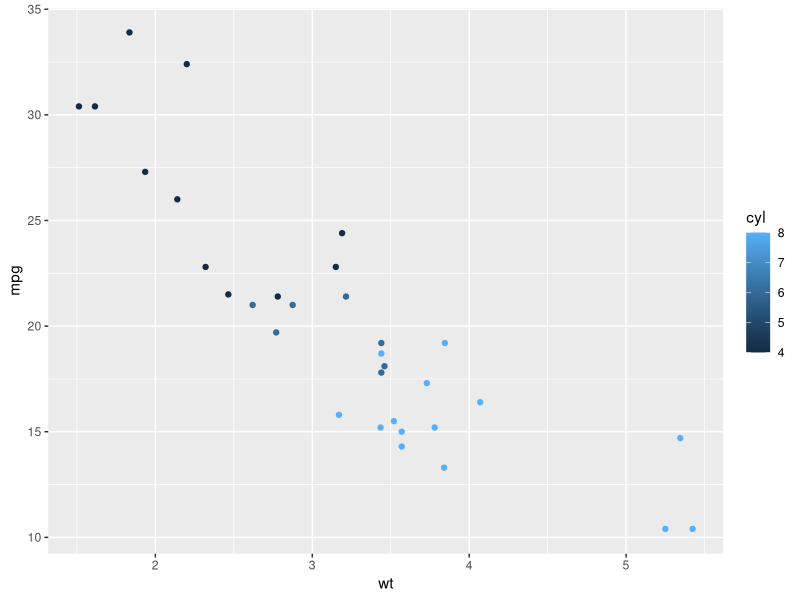
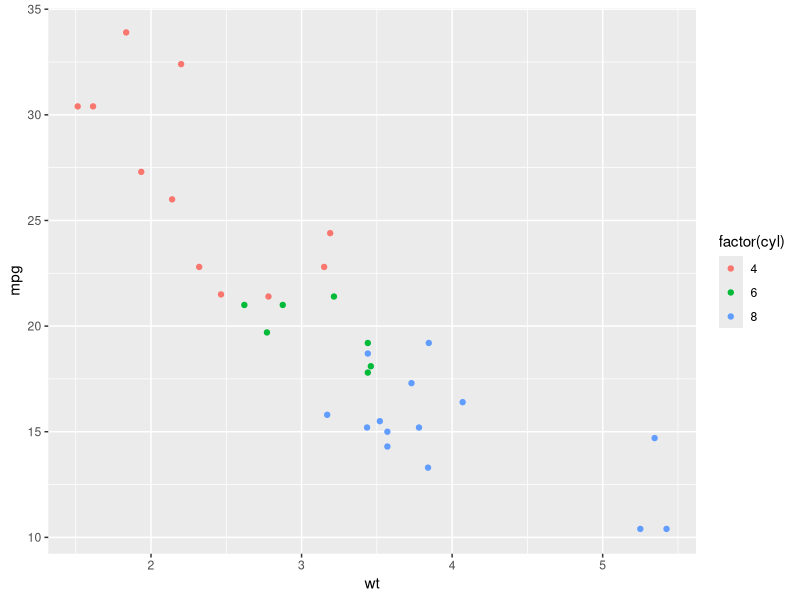
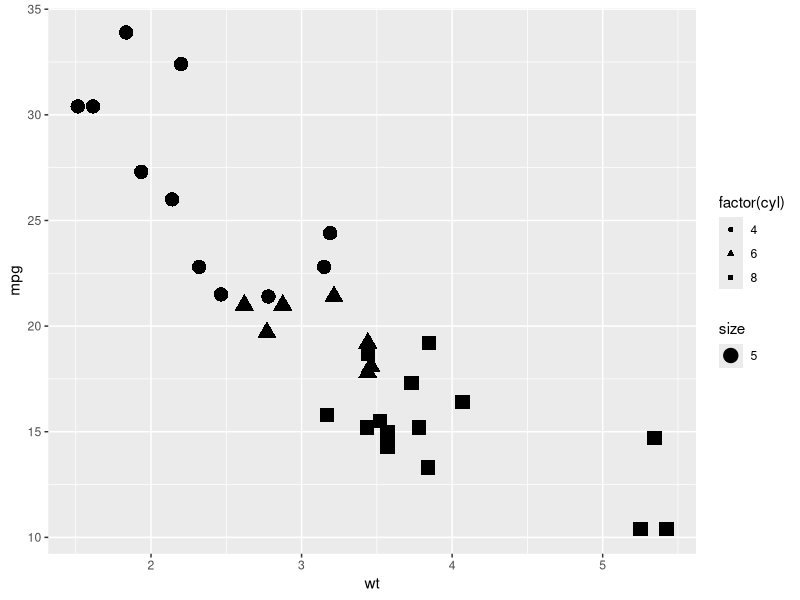
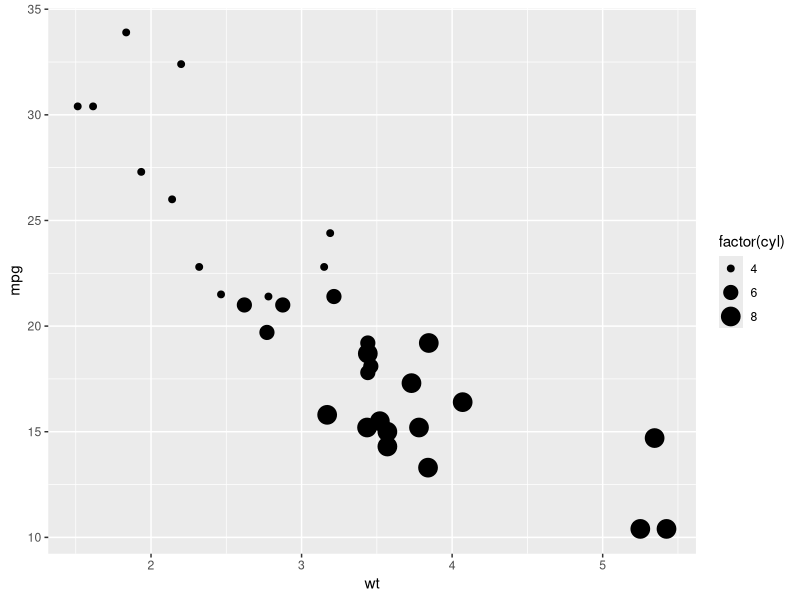
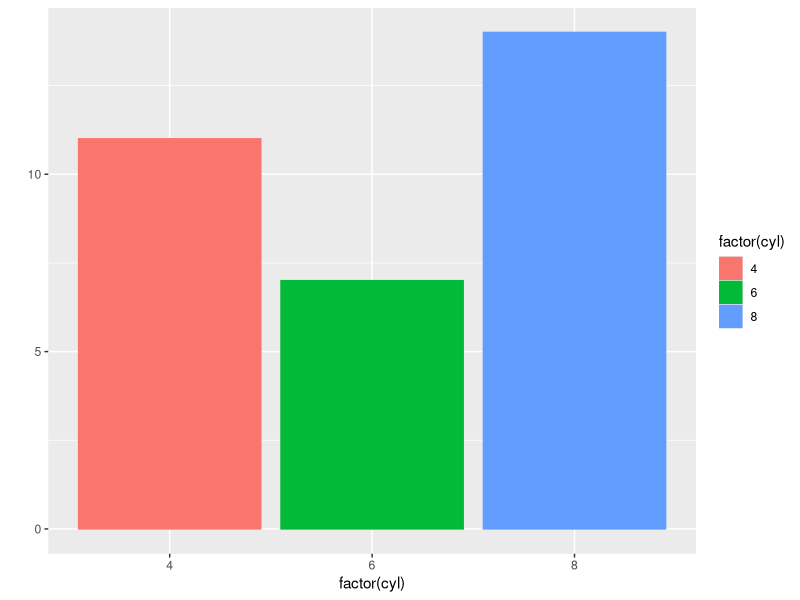

Generate these figures, in order, with R: (Note: this script raises an error after producing the figures.)

library(ggplot2)
head(mtcars)

qplot(wt, mpg, data=mtcars, color=cyl)

qplot(wt, mpg, data=mtcars, color=factor(cyl))

qplot(wt, mpg, data=mtcars, shape=factor(cyl), size=5)

qplot(wt, mpg, data=mtcars, size=factor(cyl), geom="point")

qplot(factor(cyl), data=mtcars, geom="bar", fill=factor(cyl), color=factor(cyl))

qplot(factor(cyl), data=mtcars, geom="bar", stat="identity")

qplot(factor(cyl), data=mtcars, geom="bar") + coord_flip()

#######################################################################
# If we want to change the presentation of heirarchical bar graphs
# We need to move to the full ggplot.  We'll take this one step at a
# time.  You will need the most recent version of ggplot, 2.0 or higher
# You can check the version in the Packages list in the lower-right 
# panel of RStudio.  If your version is < 2.0, download the newer version
# by re-installing the package.
#
# The first parameter to ggplot is the dataset you are graphing.  
# The second parameter is an "aesthetic" which defines what columns
# of the dataset will be used for each feature of the graph, such 
# as the x and y axes.
#######################################################################

ggplot(diamonds, aes(x=clarity))

#######################################################################
# This draws an empty graph but with the clarity "categories" on the
# x-axis.
#
# The important thing to realize is that ggplot is a function that doesn't
# draw anything by itself.  You need to "add" effects to it with +
# The easiest effect to add is the "bar" geometry, which will draw a
# bar graph.  This is EXACTLY like saying 'geom="bar"' in qplot.
# By default we get a histogram of the diamonds in the dataset with
# the various clarities.  I.e. the y-axis becomes the "count" of the 
# rectords.
#######################################################################

ggplot(diamonds, aes(x=clarity)) + geom_bar()

#######################################################################
# Adding parameters to geom_bar can make the graph more helpful.  For
# instance, setting the "fill" property of the main ggplot aesthetic 
# to the "cut" column in the data can create a stacked bar chart with 
# each clarity bar subdivided by the different diamond cuts.
#######################################################################

ggplot(diamonds, aes(x=clarity, fill=cut)) + geom_bar()

#######################################################################
# Finally, the geom_bar() function can use various "positions" to tell
# ggplot how to arrange the bars for the various cuts.
#######################################################################

# stack is the default, so this produces the same graph as before
ggplot(diamonds, aes(x=clarity, fill=cut)) + geom_bar(position="stack")
ggplot(diamonds, aes(x=clarity, fill=cut)) + geom_bar(position="dodge")  # side-by-side bars in each
ggplot(diamonds, aes(x=clarity, fill=cut)) + geom_bar(position="fill")  # percentage stacks
ggplot(diamonds, aes(x=clarity, fill=cut)) + geom_bar(position="identity")  # Over plotted bars (bars behind one another)

######################################################################
# There are many options that you can add onto a ggplot graph, such
# as trend lines.  Compare the following two commands
######################################################################

ggplot(mtcars, aes(x=wt, y=mpg)) + geom_point()
ggplot(mtcars, aes(x=wt, y=mpg)) + geom_point() + geom_smooth(method="lm")

# or we can remove the standard error region
ggplot(mtcars, aes(x=wt, y=mpg)) + geom_point() + geom_smooth(method="lm", se=F)

# It will even automatically separate the trend lines for different 
# groups if we set the color based on a categorical value
ggplot(mtcars, aes(x=wt, y=mpg, color=factor(cyl))) + 
        geom_point() + geom_smooth(method="lm", se=F)

######################################################################
# Be sure to explore all the geometry types.  We will be encountering
# many of them over then next weeks.
######################################################################

ggplot(mtcars, aes(x=cyl, y=mpg, fill=factor(cyl))) + geom_boxplot()
